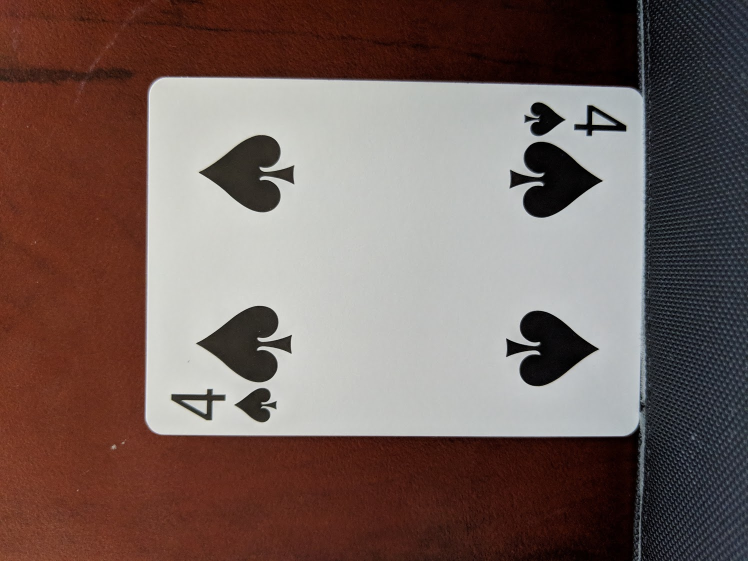
%> input picture training/4spades.jpg, 1496 x 1122 px (shown at 1/2 size)
$ octave Single_Card_Test.m   (GNU Octave 9; MATLAB toolbox functions it lacks are replaced by stand-ins)
%> lines starting %> are read from the running program, lines starting %| are printed output that depends on the picture
clear;
clc;
I = im2double(rgb2gray(imread('training/4spades.jpg')));
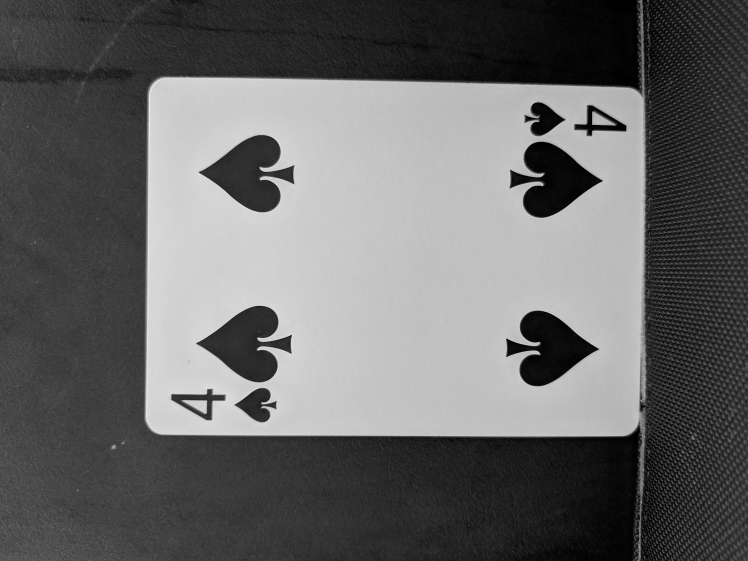
%> I: size 1122x1496 double (shown at 1/2 size); min 0, max 0.98, mean 0.402
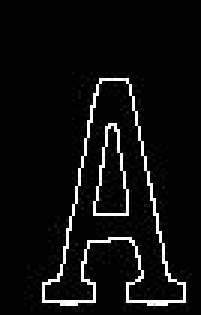
%> input picture templates/1.jpg, 67 x 105 px (shown 3 times larger)
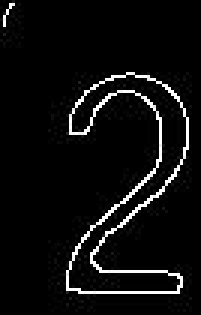
%> input picture templates/2.jpg, 67 x 105 px (shown 3 times larger)
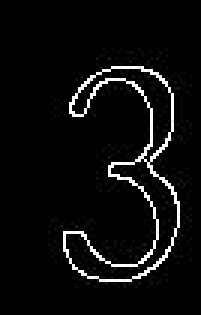
%> input picture templates/3.jpg, 67 x 105 px (shown 3 times larger)
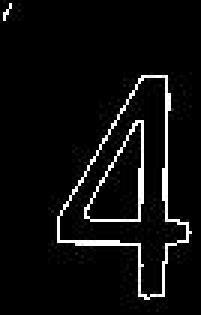
%> input picture templates/4.jpg, 67 x 105 px (shown 3 times larger)
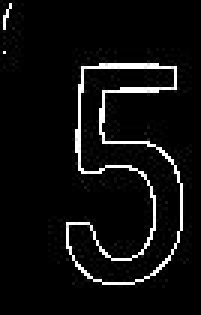
%> input picture templates/5.jpg, 67 x 105 px (shown 3 times larger)
% test.jpg/8hearts.jpg(3edges)/10hearts.jpg(con-clockwise)/Ahearts.jpg(clockwise)
detectedCards = [];
%> (the run ends here)
